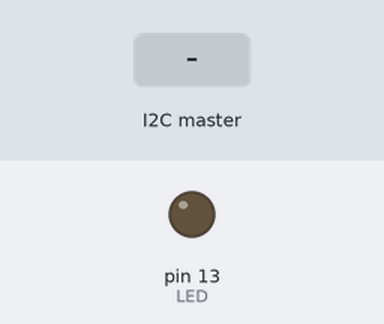
Recording of a sketch running on a simulated Arduino Uno, built with avr-gcc and run on an emulated ATmega328P. On the bench: output pins drawn as LEDs (lit = HIGH). Dashed ring = blinking. The inputs (shaded band) are chosen by the test bench.

Above: at 1.2 s.
1.3 s: the I2C master sends the byte 1
At 1.45 s:
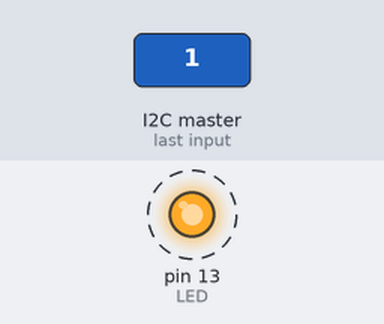
4.3 s: the I2C master sends the byte 0
At 4.9 s:
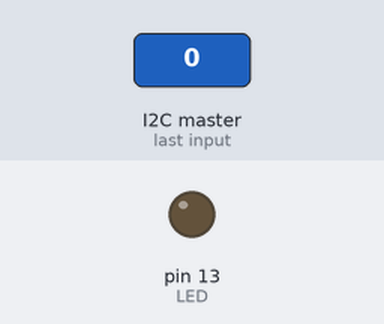
Timing chart, 0 to 7.3 s (numbered marks = the images above; inputs shaded):
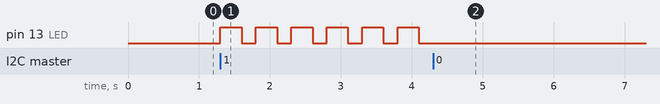

The sketch:

slave.ino
```cpp
#include <Wire.h>
// Include the required Wire library for I2C<br>#include <Wire.h>
int LED = 13;
int x = 0;
void setup() {
  // Define the LED pin as Output
  pinMode (LED, OUTPUT);
  // Start the I2C Bus as Slave on address 9
  Wire.begin(9);
  // Attach a function to trigger when something is received.
  Wire.onReceive(receiveEvent);
}
void receiveEvent(int bytes) {
  x = Wire.read();    // read one character from the I2C
}
void loop() {
  //If value received is 0 blink LED for 200 ms
  if (x == 1) {
    digitalWrite(LED, HIGH);
    delay(300);
    digitalWrite(LED, LOW);
    delay(200);
  }
  //If value received is 3 blink LED for 400 ms
}
```

Measured:
- after the input at 1.3 s, pin 13 (LED): alternates HIGH for 0.30 s and LOW for 0.20 s, starting at once
- after the input at 4.3 s, pin 13 (LED): stops changing and stays LOW
